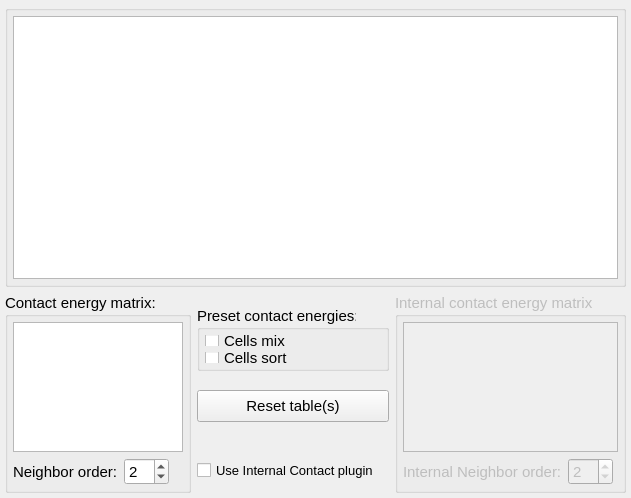
<?xml version="1.0" encoding="UTF-8"?>
<ui version="4.0">
 <class>contactPluginWidget</class>
 <widget class="QWidget" name="contactPluginWidget">
  <property name="geometry">
   <rect>
    <x>0</x>
    <y>0</y>
    <width>631</width>
    <height>498</height>
   </rect>
  </property>
  <property name="windowTitle">
   <string>Form</string>
  </property>
  <layout class="QVBoxLayout" name="verticalLayout_2">
   <property name="leftMargin">
    <number>5</number>
   </property>
   <property name="topMargin">
    <number>5</number>
   </property>
   <property name="rightMargin">
    <number>5</number>
   </property>
   <property name="bottomMargin">
    <number>5</number>
   </property>
   <item>
    <layout class="QVBoxLayout" name="verticalLayout">
     <item>
      <widget class="QGroupBox" name="contact_descrGB">
       <property name="minimumSize">
        <size>
         <width>0</width>
         <height>0</height>
        </size>
       </property>
       <property name="title">
        <string/>
       </property>
       <layout class="QVBoxLayout" name="verticalLayout_6">
        <property name="leftMargin">
         <number>5</number>
        </property>
        <property name="topMargin">
         <number>5</number>
        </property>
        <property name="rightMargin">
         <number>5</number>
        </property>
        <property name="bottomMargin">
         <number>5</number>
        </property>
        <item>
         <widget class="QTextBrowser" name="contact_plugin_textBrowser">
          <property name="font">
           <font>
            <pointsize>15</pointsize>
           </font>
          </property>
          <property name="openExternalLinks">
           <bool>true</bool>
          </property>
         </widget>
        </item>
       </layout>
      </widget>
     </item>
     <item>
      <layout class="QHBoxLayout" name="horizontalLayout"/>
     </item>
     <item>
      <layout class="QHBoxLayout" name="energy_matrices_hLayout">
       <property name="sizeConstraint">
        <enum>QLayout::SetDefaultConstraint</enum>
       </property>
       <item>
        <widget class="QGroupBox" name="contact_matrixGB">
         <property name="sizePolicy">
          <sizepolicy hsizetype="Preferred" vsizetype="Preferred">
           <horstretch>0</horstretch>
           <verstretch>0</verstretch>
          </sizepolicy>
         </property>
         <property name="minimumSize">
          <size>
           <width>0</width>
           <height>0</height>
          </size>
         </property>
         <property name="maximumSize">
          <size>
           <width>16777215</width>
           <height>200</height>
          </size>
         </property>
         <property name="font">
          <font>
           <pointsize>11</pointsize>
          </font>
         </property>
         <property name="title">
          <string>Contact energy matrix:</string>
         </property>
         <layout class="QVBoxLayout" name="verticalLayout_4">
          <property name="leftMargin">
           <number>5</number>
          </property>
          <property name="topMargin">
           <number>5</number>
          </property>
          <property name="rightMargin">
           <number>5</number>
          </property>
          <property name="bottomMargin">
           <number>5</number>
          </property>
          <item>
           <widget class="QTableWidget" name="contact_matrix_table">
            <property name="sizePolicy">
             <sizepolicy hsizetype="Expanding" vsizetype="Preferred">
              <horstretch>0</horstretch>
              <verstretch>0</verstretch>
             </sizepolicy>
            </property>
            <property name="maximumSize">
             <size>
              <width>16777215</width>
              <height>16777215</height>
             </size>
            </property>
            <property name="font">
             <font>
              <pointsize>11</pointsize>
             </font>
            </property>
           </widget>
          </item>
          <item>
           <layout class="QHBoxLayout" name="horizontalLayout_2">
            <item>
             <widget class="QLabel" name="contact_neighborLB">
              <property name="font">
               <font>
                <pointsize>11</pointsize>
               </font>
              </property>
              <property name="text">
               <string>Neighbor order:</string>
              </property>
             </widget>
            </item>
            <item>
             <widget class="QSpinBox" name="contact_neighborSB">
              <property name="font">
               <font>
                <pointsize>11</pointsize>
               </font>
              </property>
              <property name="maximum">
               <number>10</number>
              </property>
              <property name="value">
               <number>2</number>
              </property>
             </widget>
            </item>
            <item>
             <spacer name="horizontalSpacer_3">
              <property name="orientation">
               <enum>Qt::Horizontal</enum>
              </property>
              <property name="sizeHint" stdset="0">
               <size>
                <width>40</width>
                <height>20</height>
               </size>
              </property>
             </spacer>
            </item>
           </layout>
          </item>
         </layout>
        </widget>
       </item>
       <item>
        <layout class="QVBoxLayout" name="verticalLayout_7" stretch="0,0,0,0">
         <property name="sizeConstraint">
          <enum>QLayout::SetMaximumSize</enum>
         </property>
         <item>
          <widget class="QGroupBox" name="presetsGB">
           <property name="maximumSize">
            <size>
             <width>16777215</width>
             <height>65</height>
            </size>
           </property>
           <property name="font">
            <font>
             <pointsize>11</pointsize>
            </font>
           </property>
           <property name="title">
            <string>Preset contact energies:</string>
           </property>
           <layout class="QVBoxLayout" name="verticalLayout_3">
            <property name="leftMargin">
             <number>5</number>
            </property>
            <property name="topMargin">
             <number>5</number>
            </property>
            <property name="rightMargin">
             <number>5</number>
            </property>
            <property name="bottomMargin">
             <number>5</number>
            </property>
            <item>
             <widget class="QCheckBox" name="cells_mixCB">
              <property name="font">
               <font>
                <pointsize>11</pointsize>
               </font>
              </property>
              <property name="text">
               <string>Cells mix</string>
              </property>
             </widget>
            </item>
            <item>
             <widget class="QCheckBox" name="cells_sortCB">
              <property name="font">
               <font>
                <pointsize>11</pointsize>
               </font>
              </property>
              <property name="text">
               <string>Cells sort</string>
              </property>
             </widget>
            </item>
           </layout>
          </widget>
         </item>
         <item>
          <widget class="QPushButton" name="contact_reset_tablesPB">
           <property name="maximumSize">
            <size>
             <width>16777215</width>
             <height>32</height>
            </size>
           </property>
           <property name="font">
            <font>
             <pointsize>11</pointsize>
            </font>
           </property>
           <property name="text">
            <string>Reset table(s)</string>
           </property>
          </widget>
         </item>
         <item>
          <spacer name="verticalSpacer">
           <property name="orientation">
            <enum>Qt::Vertical</enum>
           </property>
           <property name="sizeType">
            <enum>QSizePolicy::Preferred</enum>
           </property>
           <property name="sizeHint" stdset="0">
            <size>
             <width>20</width>
             <height>20</height>
            </size>
           </property>
          </spacer>
         </item>
         <item>
          <widget class="QCheckBox" name="contact_internalCB">
           <property name="maximumSize">
            <size>
             <width>16777215</width>
             <height>18</height>
            </size>
           </property>
           <property name="font">
            <font>
             <pointsize>10</pointsize>
            </font>
           </property>
           <property name="text">
            <string>Use Internal Contact plugin</string>
           </property>
          </widget>
         </item>
        </layout>
       </item>
       <item>
        <widget class="QGroupBox" name="internal_contact_matrixGB">
         <property name="enabled">
          <bool>false</bool>
         </property>
         <property name="maximumSize">
          <size>
           <width>16777215</width>
           <height>200</height>
          </size>
         </property>
         <property name="font">
          <font>
           <pointsize>11</pointsize>
          </font>
         </property>
         <property name="title">
          <string>Internal contact energy matrix:</string>
         </property>
         <layout class="QVBoxLayout" name="verticalLayout_5">
          <property name="leftMargin">
           <number>5</number>
          </property>
          <property name="topMargin">
           <number>5</number>
          </property>
          <property name="rightMargin">
           <number>5</number>
          </property>
          <property name="bottomMargin">
           <number>5</number>
          </property>
          <item>
           <widget class="QTableWidget" name="internal_contact_matrix_table">
            <property name="sizePolicy">
             <sizepolicy hsizetype="Expanding" vsizetype="Preferred">
              <horstretch>0</horstretch>
              <verstretch>0</verstretch>
             </sizepolicy>
            </property>
            <property name="maximumSize">
             <size>
              <width>16777215</width>
              <height>16777215</height>
             </size>
            </property>
            <property name="baseSize">
             <size>
              <width>0</width>
              <height>0</height>
             </size>
            </property>
            <property name="font">
             <font>
              <pointsize>11</pointsize>
             </font>
            </property>
           </widget>
          </item>
          <item>
           <layout class="QHBoxLayout" name="horizontalLayout_3">
            <item>
             <widget class="QLabel" name="internal_neighborLB">
              <property name="font">
               <font>
                <pointsize>11</pointsize>
               </font>
              </property>
              <property name="text">
               <string>Internal Neighbor order:</string>
              </property>
             </widget>
            </item>
            <item>
             <widget class="QSpinBox" name="contact_internal_neighborSB">
              <property name="font">
               <font>
                <pointsize>11</pointsize>
               </font>
              </property>
              <property name="maximum">
               <number>10</number>
              </property>
              <property name="value">
               <number>2</number>
              </property>
             </widget>
            </item>
            <item>
             <spacer name="horizontalSpacer_4">
              <property name="orientation">
               <enum>Qt::Horizontal</enum>
              </property>
              <property name="sizeHint" stdset="0">
               <size>
                <width>40</width>
                <height>20</height>
               </size>
              </property>
             </spacer>
            </item>
           </layout>
          </item>
         </layout>
        </widget>
       </item>
      </layout>
     </item>
    </layout>
   </item>
  </layout>
 </widget>
 <resources/>
 <connections/>
</ui>
